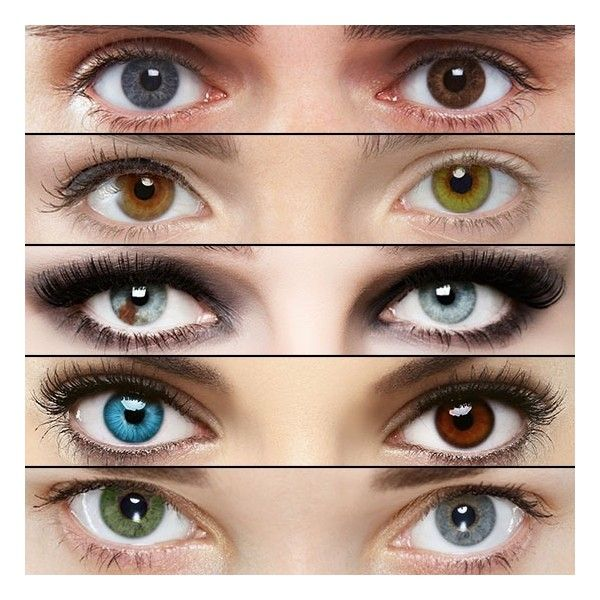
#> input picture TP3/Images/eyes.jpg, 600 x 600 px, found by its file name
$ jupyter execute --allow-errors VPC_TP3_BARRIA_ALEX.ipynb
#> lines starting #> are read from the running program, lines starting #| are printed output that depends on the picture
[cell 1]
import numpy as np
import cv2 as cv
import matplotlib.pyplot as plt

[cell 2]
from google.colab import drive
drive.mount('/content/drive')

[cell 3]
cd '/content/drive/MyDrive/Colab_Notebooks/VPC_TP3'

[cell 4]
eyes = cv.imread('eyes.jpg', cv.IMWRITE_PAM_FORMAT_RGB)[:,:,::-1] # Cargo la imagen en RGB
gray = cv.cvtColor(eyes, cv.COLOR_RGB2GRAY) # Paso la imagen a escala de grises
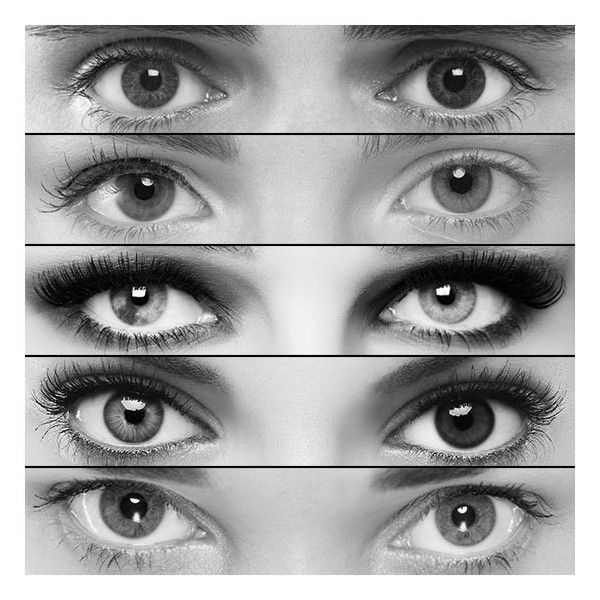
#> gray: shape (600, 600); min 0, max 255, mean 163.2
fig = plt.figure(figsize=(15,6)), plt.imshow(gray, cmap = 'gray') # Grafico la imagen
plt.title('Imagen original')

# EYES DETECTOR

[cell 5]
def eyes_detector(img, object_to_detect):
#> called with object_to_detect = 'iris'
  if object_to_detect not in ('iris', 'pupilas'): raise ValueError("colobject_to_detector must be iris or pupil.")

  gray = cv.cvtColor(img, cv.COLOR_RGB2GRAY) # Paso la imagen a escala de grises

  img_out = img.copy()

  # Iris detection
  set_blur = 5
  set_dp = 1.26
  set_minDist = 74
  set_param1 = 120
  set_param2 = 23
  set_minRadius = 27
  set_maxRadius = 31


  gray = cv.medianBlur(gray, set_blur) # Aplico filtro
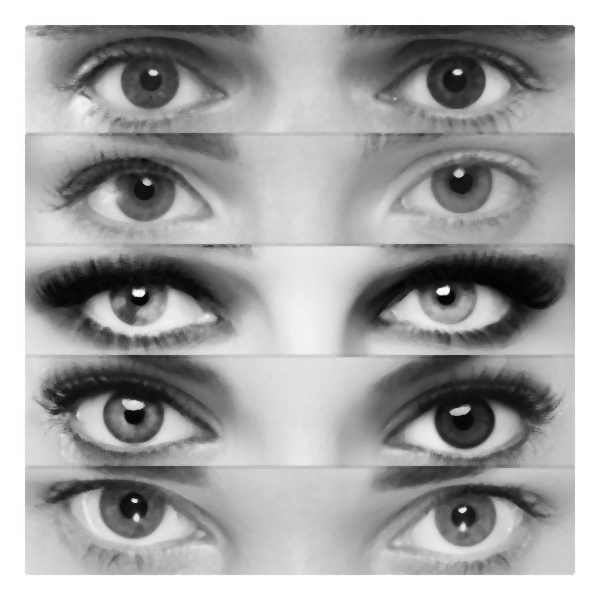
#> gray: shape (600, 600); min 2, max 255, mean 165
  circles = cv.HoughCircles(gray,cv.HOUGH_GRADIENT, dp = set_dp, minDist = set_minDist, param1 = set_param1, param2 = set_param2, minRadius = set_minRadius, maxRadius = set_maxRadius)
#> circles = [[461.8, 183.3, 30.28], [464.3, 418.9, 30.28], [465.6, 516, 30.28], [134.2, 412.6, 30.28], [455.5, 78.75, 30.15], [149.3, 78.75, 30.28], [144.3, 189.6, 30.28], [138, 298, 28.89], [447.9, 293, 30.28], [132.9, 509.7, 28.89]]

  circles = np.uint16(np.around(circles))
#> circles = [[462, 183, 30], [464, 419, 30], [466, 516, 30], [134, 413, 30], [455, 79, 30], [149, 79, 30], [144, 190, 30], [138, 298, 29], [448, 293, 30], [133, 510, 29]]


  if object_to_detect == 'pupilas':
    set_blur = 7
    set_dp = 1
    set_minDist = 94
    set_param1 = 120 # higher threshold of the two passed to the Canny edge detector
    set_param2 = 10 # accumulator threshold for the circle centers at the detection stage. The smaller it is, the more false circles may be detected.
    set_minRadius = 7
    set_maxRadius = 15

    # Genero máscara para ver solamente los íris

    auxCircles = circles.copy()
    auxCircles = auxCircles.reshape((10, 3))
    masks = []
    iris_mask = np.zeros_like(gray)

    for i in np.arange(0 , len(auxCircles)):
      iris_mask = cv2.circle(iris_mask, (auxCircles[i,0], auxCircles[i,1]), int(auxCircles[i,2]/2), (255,255,255), -1)

    gray = gray *  iris_mask# Aplico filtro
    circles = cv.HoughCircles(gray,cv.HOUGH_GRADIENT, dp = set_dp, minDist = set_minDist, param1 = set_param1, param2 = set_param2, minRadius = set_minRadius, maxRadius = set_maxRadius)
    circles = np.uint16(np.around(circles))


  for i in circles[0,:]:
      # Dibujamos el círculo externo
      cv.circle(img_out,(i[0],i[1]),i[2],(0,255,0),2)
      # Dibujamos el centro del círculo
      cv.circle(img_out,(i[0],i[1]),2,(0,0,255),3)
#> this loop made 10 passes
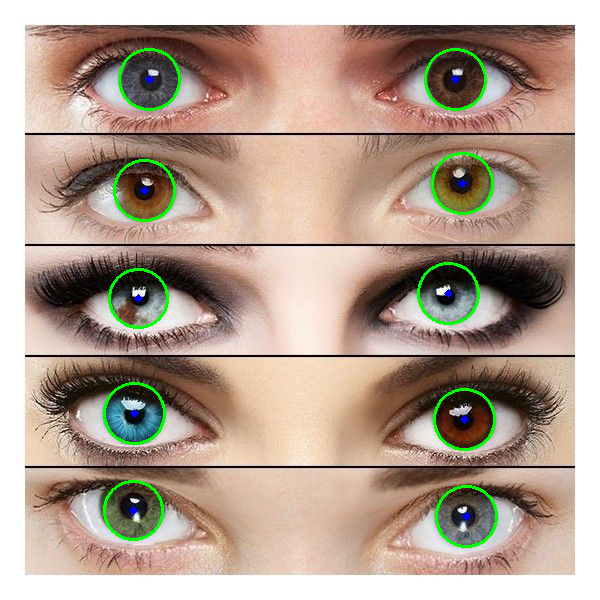
#> img_out: shape (600, 600, 3); mean R, G, B 178.9, 160, 144.8

  print(circles)
#| [[[462 183  30]
#|   [464 419  30]
#|   [466 516  30]
#|   [134 413  30]
#|   [455  79  30]
#|   [149  79  30]
#|   [144 190  30]
#|   [138 298  29]
#|   [448 293  30]
#|   [133 510  29]]]
  fig = plt.figure(figsize=(20,8)), plt.imshow(img_out) # Grafico la imagen
  plt.title('Imagen original')
  cv.waitKey(0)
  cv.destroyAllWindows()

  auxCircles = circles.copy()
#> auxCircles has the same summary as circles
  auxCircles = auxCircles.reshape((10, 3))

  from operator import itemgetter
  auxCirclesSorted = sorted(auxCircles, key=itemgetter(1))
#> auxCirclesSorted = [[455, 79, 30], [149, 79, 30], [462, 183, 30], [144, 190, 30], [448, 293, 30], [138, 298, 29], [134, 413, 30], [464, 419, 30], [133, 510, 29], [466, 516, 30]]
  j = 1
  for i in np.arange(0, len(auxCirclesSorted)-1, 2):
    max = np.max([auxCirclesSorted[i][0], auxCirclesSorted[i + 1][0]])
    min = np.min([auxCirclesSorted[i][0], auxCirclesSorted[i + 1][0]])
    print('La distancia del ' + str(j) + '° par de ' + object_to_detect + ' es: ' + str((max - min)))
    j = j + 1
#> this loop made 5 passes
#> (i, max, min) on passes 3 to 5: (4, 448, 138), (6, 464, 134), (8, 466, 133)
#> (max, min) on passes 1 to 2: (455, 149), (462, 144)
#| La distancia del 1° par de iris es: 306
#| La distancia del 2° par de iris es: 318
#| La distancia del 3° par de iris es: 310
#| La distancia del 4° par de iris es: 330
#| La distancia del 5° par de iris es: 333
#> after the loop, j = 6

  return circles

# PRUEBAS

[cell 6]
eyes_detector(eyes, 'iris')
#> Out has the same summary as circles in eyes_detector

#> (a cell that did not finish here is left out)

#> the loop in eyes_detector, `for i in np.arange(0 , len(auxCircles)):` made 1 pass
#> after the loop in eyes_detector, `for i in np.arange(0 , len(auxCircles)):`: iris_mask: shape (600, 600); every value is 0
